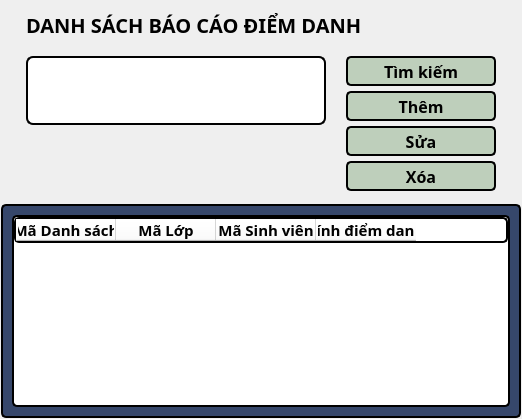
            <widget class="QWidget" name="reports_list_page">
             <layout class="QVBoxLayout" name="verticalLayout_29">
              <property name="spacing">
               <number>3</number>
              </property>
              <property name="leftMargin">
               <number>1</number>
              </property>
              <property name="topMargin">
               <number>1</number>
              </property>
              <property name="rightMargin">
               <number>1</number>
              </property>
              <property name="bottomMargin">
               <number>1</number>
              </property>
              <item>
               <widget class="QWidget" name="reports_list_controllers" native="true">
                <property name="maximumSize">
                 <size>
                  <width>16777215</width>
                  <height>200</height>
                 </size>
                </property>
                <property name="autoFillBackground">
                 <bool>false</bool>
                </property>
                <layout class="QVBoxLayout" name="verticalLayout_25">
                 <property name="spacing">
                  <number>0</number>
                 </property>
                 <property name="bottomMargin">
                  <number>0</number>
                 </property>
                 <item>
                  <widget class="QLabel" name="reports_list_name_label">
                   <property name="minimumSize">
                    <size>
                     <width>0</width>
                     <height>30</height>
                    </size>
                   </property>
                   <property name="maximumSize">
                    <size>
                     <width>16777215</width>
                     <height>30</height>
                    </size>
                   </property>
                   <property name="font">
                    <font>
                     <family>Cascadia Mono SemiBold</family>
                     <pointsize>15</pointsize>
                     <weight>75</weight>
                     <bold>true</bold>
                     <underline>false</underline>
                     <strikeout>false</strikeout>
                    </font>
                   </property>
                   <property name="layoutDirection">
                    <enum>Qt::LeftToRight</enum>
                   </property>
                   <property name="styleSheet">
                    <string notr="true">color: rgb(0, 0, 0);
padding-left: 10px;
font-weight: bold;
font-size: 15pt;</string>
                   </property>
                   <property name="text">
                    <string>DANH SÁCH BÁO CÁO ĐIỂM DANH</string>
                   </property>
                   <property name="alignment">
                    <set>Qt::AlignLeading|Qt::AlignLeft|Qt::AlignVCenter</set>
                   </property>
                  </widget>
                 </item>
                 <item>
                  <widget class="QWidget" name="widget_13" native="true">
                   <property name="minimumSize">
                    <size>
                     <width>0</width>
                     <height>150</height>
                    </size>
                   </property>
                   <layout class="QHBoxLayout" name="horizontalLayout_12">
                    <property name="bottomMargin">
                     <number>0</number>
                    </property>
                    <item>
                     <widget class="QWidget" name="widget_14" native="true">
                      <layout class="QVBoxLayout" name="verticalLayout_26">
                       <property name="spacing">
                        <number>5</number>
                       </property>
                       <property name="leftMargin">
                        <number>7</number>
                       </property>
                       <property name="topMargin">
                        <number>7</number>
                       </property>
                       <property name="rightMargin">
                        <number>7</number>
                       </property>
                       <property name="bottomMargin">
                        <number>7</number>
                       </property>
                       <item>
                        <widget class="QLineEdit" name="reports_list_input">
                         <property name="sizePolicy">
                          <sizepolicy hsizetype="Expanding" vsizetype="Expanding">
                           <horstretch>0</horstretch>
                           <verstretch>0</verstretch>
                          </sizepolicy>
                         </property>
                         <property name="minimumSize">
                          <size>
                           <width>300</width>
                           <height>30</height>
                          </size>
                         </property>
                         <property name="font">
                          <font>
                           <family>Cascadia Code</family>
                           <pointsize>10</pointsize>
                          </font>
                         </property>
                         <property name="styleSheet">
                          <string notr="true">background-color: rgb(255, 255, 255);
border-radius: 7px;
border: 2px solid #000;</string>
                         </property>
                         <property name="inputMask">
                          <string/>
                         </property>
                         <property name="text">
                          <string/>
                         </property>
                        </widget>
                       </item>
                       <item>
                        <spacer name="verticalSpacer_8">
                         <property name="orientation">
                          <enum>Qt::Vertical</enum>
                         </property>
                         <property name="sizeHint" stdset="0">
                          <size>
                           <width>20</width>
                           <height>46</height>
                          </size>
                         </property>
                        </spacer>
                       </item>
                      </layout>
                     </widget>
                    </item>
                    <item>
                     <widget class="QWidget" name="widget_15" native="true">
                      <property name="minimumSize">
                       <size>
                        <width>150</width>
                        <height>0</height>
                       </size>
                      </property>
                      <layout class="QVBoxLayout" name="verticalLayout_27">
                       <property name="spacing">
                        <number>5</number>
                       </property>
                       <property name="leftMargin">
                        <number>7</number>
                       </property>
                       <property name="topMargin">
                        <number>7</number>
                       </property>
                       <property name="rightMargin">
                        <number>7</number>
                       </property>
                       <property name="bottomMargin">
                        <number>7</number>
                       </property>
                       <item>
                        <widget class="QPushButton" name="reports_list_search_btn">
                         <property name="minimumSize">
                          <size>
                           <width>150</width>
                           <height>30</height>
                          </size>
                         </property>
                         <property name="maximumSize">
                          <size>
                           <width>10</width>
                           <height>30</height>
                          </size>
                         </property>
                         <property name="font">
                          <font>
                           <family>Cascadia Code</family>
                           <pointsize>12</pointsize>
                           <weight>75</weight>
                           <bold>true</bold>
                          </font>
                         </property>
                         <property name="styleSheet">
                          <string notr="true">background-color: rgb(190,207,187);
color: rgb(0,0,0);
border-radius: 5px;
border: 2px solid #000;
font-weight: bold;
font-size: 12pt;</string>
                         </property>
                         <property name="text">
                          <string>Tìm kiếm</string>
                         </property>
                         <property name="iconSize">
                          <size>
                           <width>25</width>
                           <height>25</height>
                          </size>
                         </property>
                        </widget>
                       </item>
                       <item>
                        <widget class="QPushButton" name="reports_list_add_btn">
                         <property name="minimumSize">
                          <size>
                           <width>150</width>
                           <height>30</height>
                          </size>
                         </property>
                         <property name="maximumSize">
                          <size>
                           <width>150</width>
                           <height>30</height>
                          </size>
                         </property>
                         <property name="font">
                          <font>
                           <family>Cascadia Code</family>
                           <pointsize>12</pointsize>
                           <weight>75</weight>
                           <bold>true</bold>
                          </font>
                         </property>
                         <property name="styleSheet">
                          <string notr="true">background-color: rgb(190,207,187);
color: rgb(0,0,0);
border-radius: 5px;
border: 2px solid #000;
font-weight: bold;
font-size: 12pt;</string>
                         </property>
                         <property name="text">
                          <string>Thêm</string>
                         </property>
                         <property name="iconSize">
                          <size>
                           <width>25</width>
                           <height>25</height>
                          </size>
                         </property>
                        </widget>
                       </item>
                       <item>
                        <widget class="QPushButton" name="reports_list_edit_btn">
                         <property name="minimumSize">
                          <size>
                           <width>150</width>
                           <height>30</height>
                          </size>
                         </property>
                         <property name="maximumSize">
                          <size>
                           <width>150</width>
                           <height>30</height>
                          </size>
                         </property>
                         <property name="font">
                          <font>
                           <family>Cascadia Code</family>
                           <pointsize>12</pointsize>
                           <weight>75</weight>
                           <bold>true</bold>
                          </font>
                         </property>
                         <property name="styleSheet">
                          <string notr="true">background-color: rgb(190,207,187);
color: rgb(0,0,0);
border-radius: 5px;
border: 2px solid #000;
font-weight: bold;
font-size: 12pt;</string>
                         </property>
                         <property name="text">
                          <string>Sửa</string>
                         </property>
                         <property name="iconSize">
                          <size>
                           <width>25</width>
                           <height>25</height>
                          </size>
                         </property>
                        </widget>
                       </item>
                       <item>
                        <widget class="QPushButton" name="reports_list_del_btn">
                         <property name="minimumSize">
                          <size>
                           <width>150</width>
                           <height>30</height>
                          </size>
                         </property>
                         <property name="maximumSize">
                          <size>
                           <width>150</width>
                           <height>30</height>
                          </size>
                         </property>
                         <property name="font">
                          <font>
                           <family>Cascadia Code</family>
                           <pointsize>12</pointsize>
                           <weight>75</weight>
                           <bold>true</bold>
                          </font>
                         </property>
                         <property name="styleSheet">
                          <string notr="true">background-color: rgb(190,207,187);
color: rgb(0,0,0);
border-radius: 5px;
border: 2px solid #000;
font-weight: bold;
font-size: 12pt;</string>
                         </property>
                         <property name="text">
                          <string>Xóa</string>
                         </property>
                         <property name="iconSize">
                          <size>
                           <width>25</width>
                           <height>25</height>
                          </size>
                         </property>
                        </widget>
                       </item>
                       <item>
                        <spacer name="verticalSpacer_9">
                         <property name="orientation">
                          <enum>Qt::Vertical</enum>
                         </property>
                         <property name="sizeHint" stdset="0">
                          <size>
                           <width>20</width>
                           <height>40</height>
                          </size>
                         </property>
                        </spacer>
                       </item>
                      </layout>
                     </widget>
                    </item>
                   </layout>
                  </widget>
                 </item>
                </layout>
               </widget>
              </item>
              <item>
               <widget class="QWidget" name="reports_list_view" native="true">
                <property name="font">
                 <font>
                  <family>Cascadia Code</family>
                 </font>
                </property>
                <property name="styleSheet">
                 <string notr="true">border-radius: 5px;
background-color:rgb(54, 71, 107); 
border-radius: 5px;
border: 2px solid #000;
</string>
                </property>
                <layout class="QVBoxLayout" name="verticalLayout_24">
                 <property name="spacing">
                  <number>0</number>
                 </property>
                 <property name="leftMargin">
                  <number>11</number>
                 </property>
                 <property name="topMargin">
                  <number>11</number>
                 </property>
                 <property name="rightMargin">
                  <number>11</number>
                 </property>
                 <property name="bottomMargin">
                  <number>11</number>
                 </property>
                 <item>
                  <widget class="QTableWidget" name="reports_list_table">
                   <property name="font">
                    <font>
                     <family>Cascadia Code</family>
                    </font>
                   </property>
                   <property name="styleSheet">
                    <string notr="true">background-color: rgb(255, 255, 255);</string>
                   </property>
                   <property name="verticalScrollMode">
                    <enum>QAbstractItemView::ScrollPerPixel</enum>
                   </property>
                   <property name="horizontalScrollMode">
                    <enum>QAbstractItemView::ScrollPerPixel</enum>
                   </property>
                   <column>
                    <property name="text">
                     <string>Mã Danh sách</string>
                    </property>
                    <property name="font">
                     <font>
                      <family>Cascadia Code</family>
                      <pointsize>11</pointsize>
                      <weight>75</weight>
                      <bold>true</bold>
                     </font>
                    </property>
                    <property name="textAlignment">
                     <set>AlignCenter</set>
                    </property>
                   </column>
                   <column>
                    <property name="text">
                     <string>Mã Lớp</string>
                    </property>
                    <property name="font">
                     <font>
                      <family>Cascadia Code</family>
                      <pointsize>11</pointsize>
                      <weight>75</weight>
                      <bold>true</bold>
                     </font>
                    </property>
                    <property name="textAlignment">
                     <set>AlignCenter</set>
                    </property>
                   </column>
                   <column>
                    <property name="text">
                     <string>Mã Sinh viên</string>
                    </property>
                    <property name="font">
                     <font>
                      <family>Cascadia Code</family>
                      <pointsize>11</pointsize>
                      <weight>75</weight>
                      <bold>true</bold>
                     </font>
                    </property>
                    <property name="textAlignment">
                     <set>AlignCenter</set>
                    </property>
                   </column>
                   <column>
                    <property name="text">
                     <string>Tính điểm danh</string>
                    </property>
                    <property name="font">
                     <font>
                      <family>Cascadia Code</family>
                      <pointsize>11</pointsize>
                      <weight>75</weight>
                      <bold>true</bold>
                     </font>
                    </property>
                    <property name="textAlignment">
                     <set>AlignCenter</set>
                    </property>
                   </column>
                  </widget>
                 </item>
                </layout>
               </widget>
              </item>
             </layout>
            </widget>
